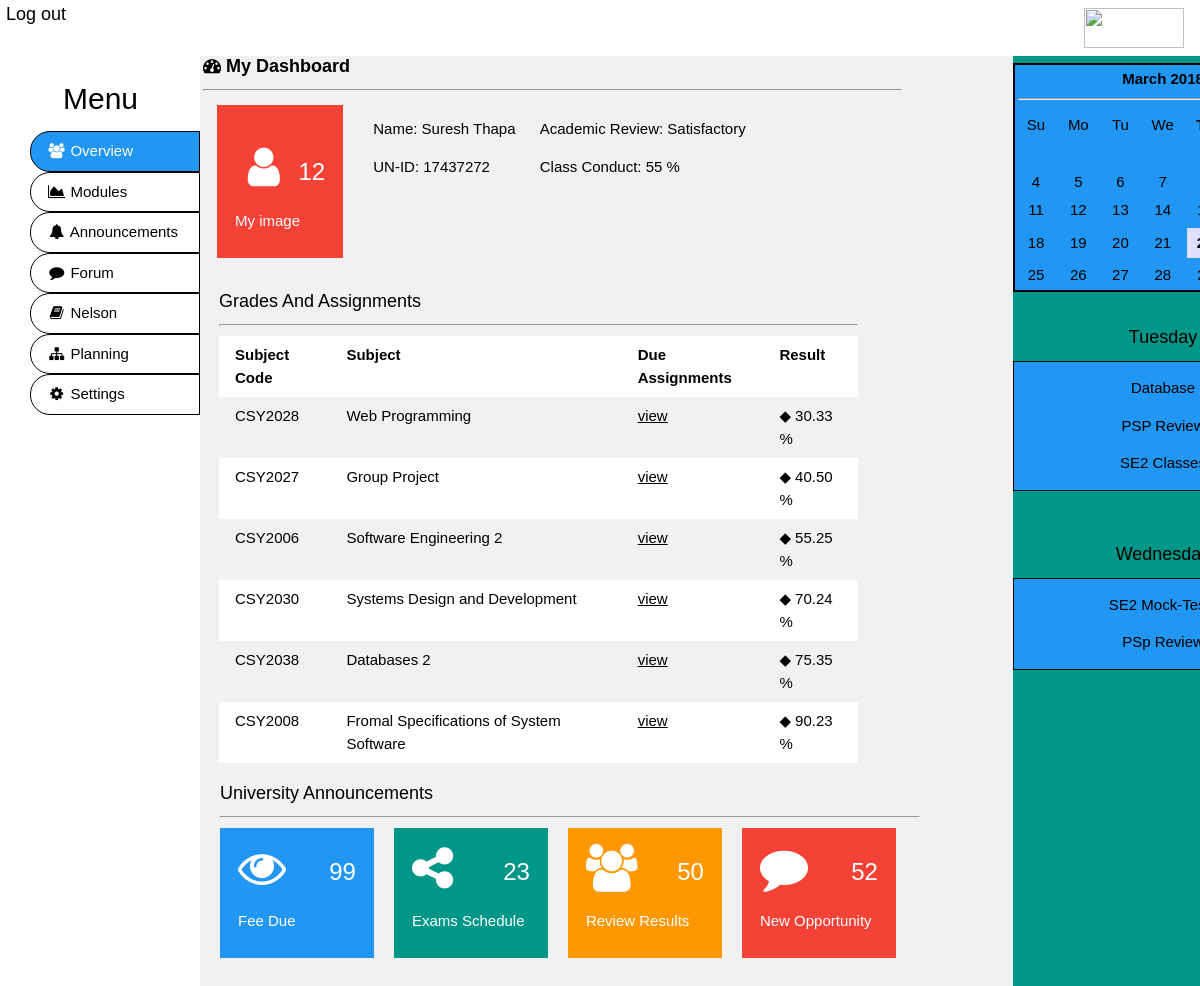
/index.php (signed in), run on the app's committed database.
### tables this page shows
CREATE TABLE `user_login` (
  `user_id` int(11) NOT NULL,
  `user_name` varchar(255) NOT NULL,
  `user_academic_review` varchar(255) NOT NULL,
  `user_un_id` int(11) NOT NULL,
  `user_class_conduct` int(11) NOT NULL,
  `user_email` varchar(255) NOT NULL,
  `user_psw` varchar(255) NOT NULL,
  `profile_image` longblob NOT NULL
);

CREATE TABLE `module_detail` (
  `user_id` int(11) NOT NULL,
  `result` decimal(4,2) NOT NULL,
  `module_id` int(11) NOT NULL
);

### index.php (the view, shortened to what this page needs)
<!DOCTYPE html>
<html>
<?php
 require 'header.php';
?>
<body>
  <?php
               $pdo = new PDO('mysql:host=localhost;dbname=group7_db','root','');
               if(isset($_SESSION['session_login_id']))
               {
                    $stmt = $pdo->prepare("SELECT * FROM user_login WHERE user_id = :login_id");
                    $criteria = [
                    'login_id' => $_SESSION['session_login_id']
                     ];
                $stmt->execute($criteria);
                $take = $stmt->fetch();
                $call_name=$take['user_name'];
                $call_id=$take['user_un_id'];
                $call_review=$take['user_academic_review'];
                $call_conduct=$take['user_class_conduct'];
                $stmt = $pdo->prepare("SELECT * FROM module_detail WHERE (user_id = :login_id AND module_id = '1' )");
                    $criteria = [
                    'login_id' => $_SESSION['session_login_id']
                     ];
                $stmt->execute($criteria);
                $take = $stmt->fetch();
                $call_result1=$take['result'];
                $stmt = $pdo->prepare("SELECT * FROM module_detail WHERE (user_id = :login_id AND module_id = '2' )");
                    $criteria = [
                    'login_id' => $_SESSION['session_login_id']
                     ];
                $stmt->execute($criteria);
                $take = $stmt->fetch();
                $call_result2=$take['result'];
                $stmt = $pdo->prepare("SELECT * FROM module_detail WHERE (user_id = :login_id AND module_id = '3' )");
                    $criteria = [
                    'login_id' => $_SESSION['session_login_id']
                     ];
                $stmt->execute($criteria);
                $take = $stmt->fetch();
                $call_result3=$take['result'];
                $stmt = $pdo->prepare("SELECT * FROM module_detail WHERE (user_id = :login_id AND module_id = '4' )");
                    $criteria = [
                    'login_id' => $_SESSION['session_login_id']
                     ];
                $stmt->execute($criteria);
                $take = $stmt->fetch();
                $call_result4=$take['result'];
                $stmt = $pdo->prepare("SELECT * FROM module_detail WHERE (user_id = :login_id AND module_id = '5' )");
                    $criteria = [
                    'login_id' => $_SESSION['session_login_id']
                     ];
                $stmt->execute($criteria);
                $take = $stmt->fetch();
                $call_result5=$take['result'];
                $stmt = $pdo->prepare("SELECT * FROM module_detail WHERE (user_id = :login_id AND module_id = '6' )");
                    $criteria = [
                    'login_id' => $_SESSION['session_login_id']
                     ];
                $stmt->execute($criteria);
                $take = $stmt->fetch();
                $call_result6=$take['result'];
                }
  ?>
<div class="w3-main" style="margin-left:185px;margin-top:43px;">
<div style="width:72.4%;float: left;">
  <header class="w3-container">
    <h5><b><i class="fa fa-dashboard"></i> My Dashboard<hr></b></h5>
  </header>
  <div class="w3-row-padding w3-margin-bottom">
    <div class="w3-quarter" style="float: left; width:25%;">
      <div class="w3-container w3-red w3-padding-16">
        <div>
        </div>
        <div class="w3-left"><i class="fa fa-fw fa-user" style="font-size: 3em;"></i></div>
        <div class="w3-right">
          <h3>12</h3>
        </div>
        <div class="w3-clear"></div>
        <h4>My image</h4>
      </div>
    </div>
    <div style="float: right; width:75%;">
      <div style="float:left;">
      <p>
        Name:
        <?php
         echo $call_name;
        ?>
      </p>
      <p>UN-ID:
        <?php
         echo $call_id;
        ?>
      </p>
    </div>
    <div style="float:right;">
      <p>Academic Review:
         <?php
         echo $call_review;
        ?>
      </p>
      <p style="margin-right:210px;">Class Conduct:
        <?php
         echo $call_conduct;
        ?>
      %</p>
    </div>
    </div>
  </div>
  <div class="w3-panel">
    <div class="w3-row-padding" style="margin:0 -16px">
      <div class="w3-twothird">
        <h5>Grades And Assignments<hr></h5>
          <table class="w3-table w3-striped w3-white">
          <tr>
            <th>Subject Code</th>
            <th>Subject</th>
            <th>Due Assignments</th>
            <th>Result</th>
          </tr>
          <tr>
            <td>CSY2028</td>
            <td>Web Programming</td>
            <td><a href="#">view</a></td>
            <td>&#9670;
             <?php
         echo $call_result1;
        ?>
            %</td>
          </tr>
          <tr>
            <td>CSY2027</td>
            <td>Group Project</td>
            <td><a href="#">view</a></td>
            <td>&#9670;
              <?php
         echo $call_result2;
        ?>
            %</td>
          </tr>
          <tr>
            <td>CSY2006</td>
            <td>Software Engineering 2</td>
            <td><a href="#">view</a></td>
            <td>&#9670;
               <?php
         echo $call_result3;
        ?>
            %</td>
          </tr>
          <tr>
            <td>CSY2030</td>
            <td>Systems Design and Development</td>
            <td><a href="#">view</a></td>
            <td>&#9670;
                <?php
         echo $call_result4;
        ?>
            %</td>
          </tr>
          <tr>
            <td>CSY2038</td>
            <td>Databases 2</td>
            <td><a href="#">view</a></td>
            <td>&#9670;
               <?php
         echo $call_result5;
        ?>
            %</td>
          </tr>
          <tr>
            <td>CSY2008</td>
            <td>Fromal Specifications of System Software</td>
            <td><a href="#">view</a></td>
            <td>&#9670;
               <?php
         echo $call_result6;
        ?>
            %</td>
          </tr>
        </table>
      </div>
    </div>
  </div>
  <div style="margin-left: 35px; height:250px;">
    <h5>University Announcements<hr></h5>
    <div class="w3-quarter">
      <div class="w3-container w3-blue w3-padding-16">
        <div class="w3-left"><i class="fa fa-eye w3-xxxlarge"></i></div>
        <div class="w3-right">
          <h3>99</h3>
        </div>
        <div class="w3-clear"></div>
        <h4>Fee Due</h4>
      </div>
    </div>
    <div class="w3-quarter" style="margin-left: 20px;">
      <div class="w3-container w3-teal w3-padding-16">
        <div class="w3-left"><i class="fa fa-share-alt w3-xxxlarge"></i></div>
        <div class="w3-right">
          <h3>23</h3>
        </div>
        <div class="w3-clear"></div>
        <h4>Exams Schedule</h4>
      </div>
    </div>
    <div class="w3-quarter" style="margin-left: 20px;">
      <div class="w3-container w3-orange w3-text-white w3-padding-16">
        <div class="w3-left"><i class="fa fa-users w3-xxxlarge"></i></div>
        <div class="w3-right">
          <h3>50</h3>
        </div>
        <div class="w3-clear"></div>
        <h4>Review Results</h4>
      </div>
    </div>
    <div class="w3-quarter" style="margin-left: 20px;">
      <div class="w3-container w3-red w3-padding-16">
        <div class="w3-left"><i class="fa fa-comment w3-xxxlarge"></i></div>
        <div class="w3-right">
          <h3>52</h3>
        </div>
        <div class="w3-clear"></div>
        <h4>New Opportunity</h4>
      </div>
    </div>
  </div>
</div>
<div class="right-bar" style="width:25%;float:right;height:100%;background-color:#009688;position: fixed;z-index: 1;margin-left:828px;">
<center style="margin-top: 20px;">
</center>
<br/>
<center>
  <h5>Tuesday</h5>
  <div style="max-height:200px;max-width: 310px;background-color: #2196F3;border: 1px solid black">
    <p>Database</p>
    <p>PSP Review</p>
    <p>SE2 Classes</p>
  </div>
</center>
<center style="margin-top: 50px;">
  <h5>Wednesday</h5>
  <div style="max-height:200px;max-width: 310px;background-color: #2196F3;border: 1px solid black">
    <p>SE2 Mock-Tests</p>
    <p>PSp Review</p>
  </div>
</center>
</div>
</body>
</html>

### css/w3.css (style rules this page uses)
html { box-sizing:border-box }
*,*:before,*:after { box-sizing:inherit }
html { -ms-text-size-adjust:100%;-webkit-text-size-adjust:100% }
body { margin:0 }
article,aside,details,figcaption,figure,footer,header,main,menu,nav,section,summary { display:block }
a { background-color:transparent;-webkit-text-decoration-skip:objects }
hr { box-sizing:content-box;height:0;overflow:visible }
html,body { font-family:Verdana,sans-serif;font-size:15px;line-height:1.5 }
html { overflow-x:hidden }
h3 { font-size:24px }
h4 { font-size:15px }
h5 { font-size:18px }
h1,h2,h3,h4,h5,h6 { font-family:"Segoe UI",Arial,sans-serif;font-weight:400;margin:10px 0 }
hr { border:0;border-top:1px solid #eee;margin:20px 0 }
a { color:inherit }
.w3-table,.w3-table-all { border-collapse:collapse;border-spacing:0;width:100%;display:table }
.w3-striped tbody tr:nth-child(even) { background-color:#f1f1f1 }
.w3-table td,.w3-table th,.w3-table-all td,.w3-table-all th { padding:8px 8px;display:table-cell;text-align:left;vertical-align:top }
.w3-table th:first-child,.w3-table td:first-child,.w3-table-all th:first-child,.w3-table-all td:first-child { padding-left:16px }
.w3-main,#main { transition:margin-left .4s }
.w3-container:after,.w3-container:before,.w3-panel:after,.w3-panel:before,.w3-row:after,.w3-row:before,.w3-row-padding:after,.w3-row-padding:before, .w3-cell-row:before,.w3-cell-row:after,.w3-clear:after,.w3-clear:before,.w3-bar:before,.w3-bar:after { content:"";display:table;clear:both }
.w3-col,.w3-half,.w3-third,.w3-twothird,.w3-threequarter,.w3-quarter { float:left;width:100% }
@media (min-width:601px) { .w3-col.m3,.w3-quarter { width:22% } }
@media (min-width:601px) { .w3-col.m8,.w3-twothird { width:100% } }
.w3-row-padding,.w3-row-padding>.w3-half,.w3-row-padding>.w3-third,.w3-row-padding>.w3-twothird,.w3-row-padding>.w3-threequarter,.w3-row-padding>.w3-quarter,.w3-row-padding>.w3-col { padding:2px 30px 0px 16px }
.w3-container,.w3-panel { padding:0.01em 18px }
.w3-panel { margin-top:16px;margin-bottom:16px }
.w3-xxxlarge { font-size:48px!important }
.w3-margin-bottom { margin-bottom:16px!important }
.w3-padding-16 { padding-top:16px!important;padding-bottom:16px!important }
.w3-left { float:left!important }
.w3-right { float:right!important }
.w3-blue,.w3-hover-blue:hover { color:#fff!important;background-color:#2196F3!important }
.w3-orange,.w3-hover-orange:hover { color:#000!important;background-color:#ff9800!important }
.w3-red,.w3-hover-red:hover { color:#fff!important;background-color:#f44336!important }
.w3-teal,.w3-hover-teal:hover { color:#fff!important;background-color:#009688!important }
.w3-white,.w3-hover-white:hover { color:#000!important;background-color:#fff!important }
.w3-light-grey,.w3-hover-light-grey:hover,.w3-light-gray,.w3-hover-light-gray:hover { color:#000!important;background-color:#f1f1f1!important }
.w3-text-white,.w3-hover-text-white:hover { color:#fff!important }
hr { display: block; margin-top: 0.5em; margin-bottom: 0.5em; margin-left: auto; margin-right: auto; border-style: inset; border-width: 1px; }

### header.php (style rules this page uses)
html,body,h1,h2,h3,h4,h5 { font-family: "Raleway", sans-serif }

### data on the page
user_login: user_name "Suresh Thapa", user_un "17437272", user_academic_review "Satisfactory", user_class_conduct "55"
module_detail: result "30.33"
module_detail: result "40.50"
module_detail: result "55.25"
module_detail: result "70.24"
module_detail: result "75.35"
module_detail: result "90.23"
